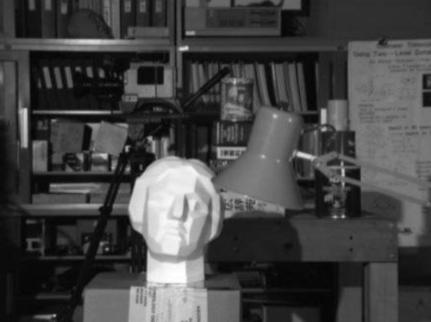
//> input picture opencv_ex12/opencv_ex12/test.png, 431 x 322 px
$ ./opencv_ex12   (built with g++ and OpenCV 4)
//> lines starting //> are read from the running program, lines starting //| are printed output that depends on the picture; after the words box and inside, x2 and y2 are one past the last pixel; in counts of white or black regions, pixels touching at a corner belong together
//> further down, img_gray is the input picture: 322 rows x 431 cols, CV_8UC1; min 3, max 255, mean 68.9
/*
// 히스토그램(: 픽셀 분포 그래프, x: 픽셀값, y: 픽셀 수)

#include <opencv2/opencv.hpp>
#include <iostream>

using namespace std;
using namespace cv;

int main()
{
    Mat src = imread("apple.jpg", IMREAD_COLOR);

    vector<Mat> bgr_planes;                                         // 컬러 이미지 b, g, r 채널로 분리
    split(src, bgr_planes);

    int histSize = 256;                                             // 픽셀값 범위
    float range[] = { 0, 256 };
    const float* histRange = { range };
    bool uniform = true, accumulate = false;

    Mat b_hist, g_hist, r_hist;                                     // 채널별 히스토그램 계산
    calcHist(&bgr_planes[0], 1, 0, Mat(), b_hist, 1, &histSize, &histRange, uniform, accumulate);
    calcHist(&bgr_planes[1], 1, 0, Mat(), g_hist, 1, &histSize, &histRange, uniform, accumulate);
    calcHist(&bgr_planes[2], 1, 0, Mat(), r_hist, 1, &histSize, &histRange, uniform, accumulate);
            // (입력 이미지, 이미지 수, 채널 인덱스, 영역 마스크, 출력 배열, 배열 차원 수, 배열 크기, 범위, 균일 플래그, 누적 플래그)

    int hist_w = 256 * 3, hist_h = 400;                             // 출력 이미지 생성
    Mat histImage(hist_h, hist_w, CV_8UC3, Scalar(0, 0, 0));

    normalize(b_hist, b_hist, 0, histImage.rows, NORM_MINMAX, -1, Mat());   // 히스토그램 정규화
    normalize(g_hist, g_hist, 0, histImage.rows, NORM_MINMAX, -1, Mat());
    normalize(r_hist, r_hist, 0, histImage.rows, NORM_MINMAX, -1, Mat());
                                    // (입력 배열, 출력 배열, 반환 최소값, 반환 최대값, 반환 방식)
    for (int i = 0; i < histSize; i++)
    {                                                               // 히스토그램 출력
        line(histImage, Point(i, hist_h - cvRound(b_hist.at<float>(i))), Point(i, hist_h - 0), Scalar(255, 0, 0), 2);
        line(histImage, Point(i + 256, hist_h - cvRound(g_hist.at<float>(i))), Point(i + 256, hist_h - 0), Scalar(0, 255, 0), 2);
        line(histImage, Point(i + 256 * 2, hist_h - cvRound(r_hist.at<float>(i))), Point(i + 256 * 2, hist_h - 0), Scalar(0, 0, 255), 2);
    }

    imshow("Source image", src);
    imshow("Histogram", histImage);
    waitKey();
    return EXIT_SUCCESS;
}

*/

/*
// 흑백 히스토그램

#include <opencv2/opencv.hpp>
#include <iostream>

using namespace std;
using namespace cv;

int main()
{
    Mat src = imread("cat on laptop.jpg", IMREAD_GRAYSCALE);

    int histSize = 256;                                             // 픽셀값 범위
    float range[] = { 0, 256 };
    const float* histRange = { range };
    bool uniform = true, accumulate = false;

    Mat gray_hist;                                                  // 히스토그램 계산
    calcHist(&src, 1, 0, Mat(), gray_hist, 1, &histSize, &histRange, uniform, accumulate);
                // (입력 이미지, 이미지 수, 채널 인덱스, 영역 마스크, 출력 배열, 배열 차원 수, 배열 크기, 범위, 균일 플래그, 누적 플래그)

    int hist_w = 256, hist_h = 400;                                 // 출력 이미지 생성
    Mat histImage(hist_h, hist_w, CV_8UC1, Scalar(0, 0, 0));

    normalize(gray_hist, gray_hist, 0, histImage.rows, NORM_MINMAX, -1, Mat()); // 히스토그램 정규화

    for (int i = 0; i < histSize; i++)                              // 히스토그램 출력
    {
        line(histImage, Point(i, hist_h - cvRound(gray_hist.at<float>(i))), Point(i, hist_h - 0), Scalar(255, 255, 255), 2);
    }

    imshow("Source image", src);
    imshow("Histogram", histImage);
    waitKey();
    return EXIT_SUCCESS;
}

*/

/*
// 히스토그램 평활화(: 콘트라스트 향상, 콘트라스트: 밝은 부분과 어두운 부분의 차이)

#include <opencv2/opencv.hpp>

using namespace cv;
using namespace std;

Mat draw_histogram(Mat img)
{
    int hist_h = img.rows;                                          // 히스토그램 출력 이미지 생성
    int hist_w = 256;
    Mat img_histogram1(hist_h, hist_w, CV_8UC1, Scalar(0, 0, 0));

    Mat hist_item;                                                  // 히스토그램 배열 생성

    int histSize = 256;                                             // 픽셀값 범위
    float range[] = { 0, 256 };
    const float* histRange = { range };
    bool uniform = true; bool accumulate = false;
                                                                    // 히스토그램 계산 후 정규화
    calcHist(&img, 1, 0, Mat(), hist_item, 1, &histSize, &histRange, uniform, accumulate);
    normalize(hist_item, hist_item, 0, 255, NORM_MINMAX);

    for (int i = 1; i < histSize; i++)                              // 히스토그램 출력
        line(img_histogram1, Point(i, hist_h - cvRound(hist_item.at<float>(i))), Point(i, hist_h), Scalar(255, 255, 255));

    Mat img_histogram2(hist_h, hist_w, CV_8UC1, Scalar(0, 0, 0));   // 누적 히스토그램 출력 이미지 생성

    Mat c_hist(hist_item.size(), hist_item.type());                 // 누적 히스토그램 배열 생성

    c_hist.at<float>(0) = hist_item.at<float>(0);                   // 누적 히스토그램 배열에 히스토그램 배열 대입
    for (int i = 1; i < hist_item.rows; ++i)
        c_hist.at<float>(i) = hist_item.at<float>(i) + c_hist.at<float>(i - 1);

    normalize(c_hist, c_hist, 0, 255, NORM_MINMAX);                 // 누적 히스토그램 정규화

    vector<Point> contour;                                          // 누적 히스토그램 출력

    for (int i = 1; i < histSize; ++i)
    {
        contour.clear();
        contour.push_back(Point(i, hist_h - cvRound(c_hist.at<float>(i))));
        contour.push_back(Point((i - 1), hist_h - cvRound(c_hist.at<float>(i - 1))));

        const Point* pts = (const cv::Point*)Mat(contour).data;
        int npts = Mat(contour).rows;

        polylines(img_histogram2, &pts, &npts, 1, true, Scalar(255, 255, 255));
    }

    Mat result;
    hconcat(img_histogram1, img_histogram2, result);

    return result;
}


int main()
{
    Mat img_gray = imread("test1.png", IMREAD_GRAYSCALE);

    Mat img_histo1 = draw_histogram(img_gray);                      // 평활화 전 히스토그램
    Mat result1;
    hconcat(img_gray, img_histo1, result1);
    imshow("result1", result1);

    Mat img_equ;                                                    // 펼활화 후 히스토그램
    equalizeHist(img_gray, img_equ);
    Mat img_histo2 = draw_histogram(img_equ);
    Mat result2;
    hconcat(img_equ, img_histo2, result2);
    imshow("result2", result2);

    waitKey(0);

    return 0;
}

*/

///*
// 적응형 히스토그램 평활화(CLAHE)

#include <opencv2/opencv.hpp>

using namespace cv;
using namespace std;

Mat draw_histogram(Mat img)
{
    int hist_h = img.rows;
//> hist_h = 322
    int hist_w = 256;
    Mat img_histogram1(hist_h, hist_w, CV_8UC1, Scalar(0, 0, 0));   // 히스토그램 출력 이미지 생성

    Mat hist_item;                                                  // 히스토그램 배열 생성

    int histSize = 256;                                             // 픽셀값 범위
    float range[] = { 0, 256 };
    const float* histRange = { range };
    bool uniform = true; bool accumulate = false;
                                                                    // 히스토그램 계산 후 정규화
    calcHist(&img, 1, 0, Mat(), hist_item, 1, &histSize, &histRange, uniform, accumulate);
//> hist_item = 256 values, max 2585 at index 47, min 0 at index 0, mean 542.1
    normalize(hist_item, hist_item, 0, 255, NORM_MINMAX);
//> hist_item = 256 values, max 255 at index 47, min 0 at index 0, mean 53.48

    for (int i = 1; i < histSize; i++)                              // 히스토그램 출력
        line(img_histogram1, Point(i, hist_h - cvRound(hist_item.at<float>(i))), Point(i, hist_h), Scalar(255, 255, 255));
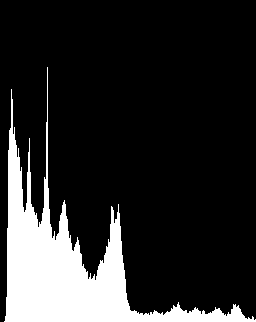
//> img_histogram1: 322 rows x 256 cols, CV_8UC1; 16.6% white; 1 white region, box (x1, y1, x2, y2) and area: (4, 67, 256, 322) 13690

    Mat img_histogram2(hist_h, hist_w, CV_8UC1, Scalar(0, 0, 0));   // 누적 히스토그램 출력 이미지 생성

    Mat c_hist(hist_item.size(), hist_item.type());                 // 누적 히스토그램 배열 생성
//> c_hist = 256 values from 0 to 0

    c_hist.at<float>(0) = hist_item.at<float>(0);                   // 누적 히스토그램 배열에 히스토그램 배열 대입
    for (int i = 1; i < hist_item.rows; ++i)
        c_hist.at<float>(i) = hist_item.at<float>(i) + c_hist.at<float>(i - 1);
//> after the loop, c_hist = 256 values from 0 to 13690.3

    normalize(c_hist, c_hist, 0, 255, NORM_MINMAX);                 // 누적 히스토그램 정규화
//> c_hist = 256 values from 0 to 255

    vector<Point> contour;                                          // 누적 히스토그램 출력

    for (int i = 1; i < histSize; ++i)
    {
        contour.clear();
        contour.push_back(Point(i, hist_h - cvRound(c_hist.at<float>(i))));
        contour.push_back(Point((i - 1), hist_h - cvRound(c_hist.at<float>(i - 1))));

        const Point* pts = (const cv::Point*)Mat(contour).data;
        int npts = Mat(contour).rows;

        polylines(img_histogram2, &pts, &npts, 1, true, Scalar(255, 255, 255));
    }
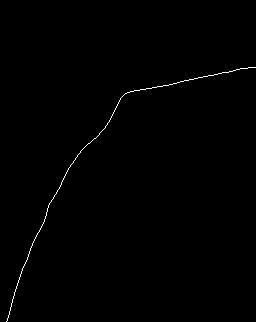
//> img_histogram2: 322 rows x 256 cols, CV_8UC1; 0.44% white in thin lines or dots, all inside (x1, y1, x2, y2) = (6, 67, 256, 322)
//> after the loop, contour = 2 Points (x, y): [255, 67], [254, 67]

    Mat result;
    hconcat(img_histogram1, img_histogram2, result);
//> result: 322 rows x 512 cols, CV_8UC1; 8.5% white; 2 white regions, box (x1, y1, x2, y2) and area: (4, 67, 256, 322) 13690, (262, 67, 512, 322) 361

    return result;
}


int main()
{
    Mat img_gray = imread("test.png", IMREAD_GRAYSCALE);

    Mat img_histo1 = draw_histogram(img_gray);                      // 평활화 전 히스토그램
    Mat result1;
    hconcat(img_gray, img_histo1, result1);
    imshow("result1", result1);

    Mat img_clahe;                                                  // CLAHE 적용 후 히스토그램
    Ptr<CLAHE> clahe = createCLAHE();
    clahe->setClipLimit(2.0);
    clahe->setTilesGridSize(Size(8, 8));

    clahe->apply(img_gray, img_clahe);
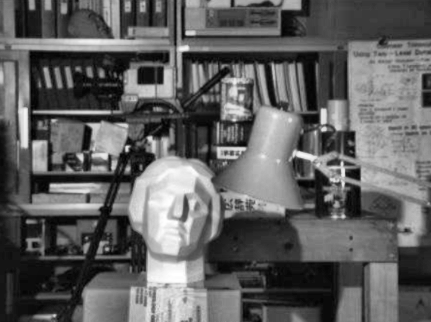
//> img_clahe: 322 rows x 431 cols, CV_8UC1; min 2, max 255, mean 96.1

    Mat img_histo2 = draw_histogram(img_clahe);
//> in draw_histogram (call 2), `calcHist(&img, 1, 0, Mat(), hist_item, 1, &histSize, &histRange, unifo..`: hist_item = 256 values, max 1545 at index 20, min 0 at index 0, mean 542.1
//> in draw_histogram (call 2), `normalize(hist_item, hist_item, 0, 255, NORM_MINMAX);`: hist_item = 256 values, max 255 at index 20, min 0 at index 0, mean 89.48
//> after the loop in draw_histogram (call 2), `for (int i = 1; i < histSize; i++)`:
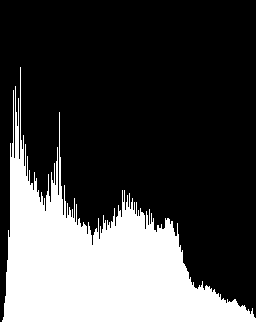
//> img_histogram1: 322 rows x 256 cols, CV_8UC1; 27.8% white; 1 white region, box (x1, y1, x2, y2) and area: (2, 67, 256, 322) 22913
//> after the loop in draw_histogram (call 2), `for (int i = 1; i < hist_item.rows; ++i)`: c_hist = 256 values from 0 to 22905.8
//> in draw_histogram (call 2), `normalize(c_hist, c_hist, 0, 255, NORM_MINMAX);`: c_hist = 256 values from 0 to 255
//> after the loop in draw_histogram (call 2), `for (int i = 1; i < histSize; ++i)`:
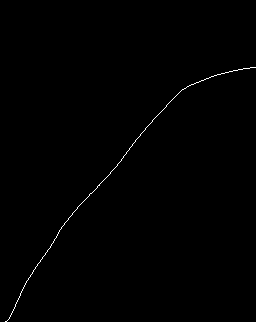
//> img_histogram2: 322 rows x 256 cols, CV_8UC1; 0.37% white in thin lines or dots, all inside (x1, y1, x2, y2) = (5, 67, 256, 322)
//> in draw_histogram (call 2), `hconcat(img_histogram1, img_histogram2, result);`:
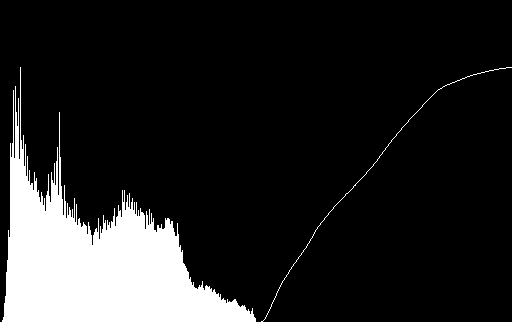
//> result: 322 rows x 512 cols, CV_8UC1; 14.1% white; 2 white regions, box (x1, y1, x2, y2) and area: (2, 67, 256, 322) 22913, (261, 67, 512, 322) 309
    Mat result2;
    hconcat(img_clahe, img_histo2, result2);
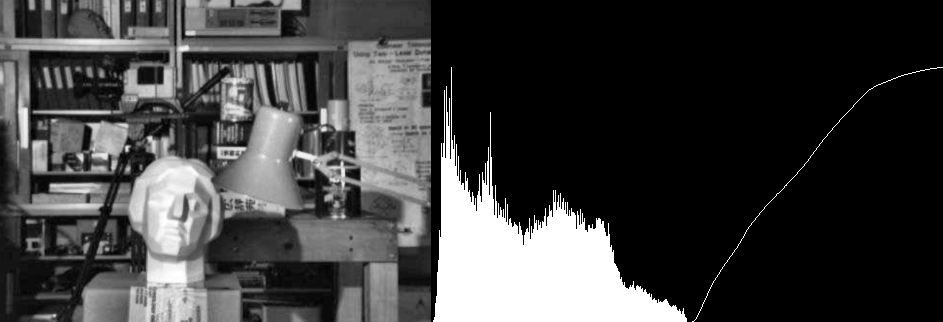
//> result2: 322 rows x 943 cols, CV_8UC1; min 0, max 255, mean 63.4
    imshow("result2", result2);

    waitKey(0);

    return 0;
}

//*/

$ run again, with opencv_ex12/opencv_ex12/test2.png copied over opencv_ex12/opencv_ex12/test.png
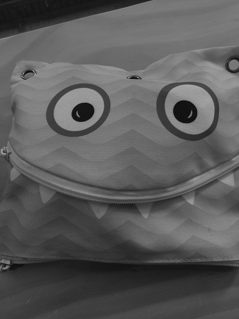
//> input picture opencv_ex12/opencv_ex12/test2.png, 239 x 319 px
//> img_gray is the input picture: 319 rows x 239 cols, CV_8UC1; min 12, max 168, mean 90.1
//> in draw_histogram, `calcHist(&img, 1, 0, Mat(), hist_item, 1, &histSize, &histRange, unifo..`: hist_item = 256 values, max 1619 at index 118, min 0 at index 0, mean 297.8
//> in draw_histogram, `normalize(hist_item, hist_item, 0, 255, NORM_MINMAX);`: hist_item = 256 values, max 255 at index 118, min 0 at index 0, mean 46.91
//> after the loop in draw_histogram, `for (int i = 1; i < histSize; i++)`:
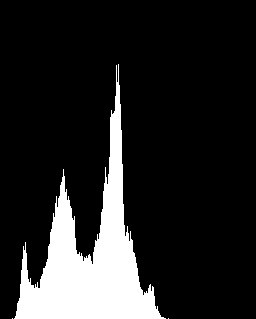
//> img_histogram1: 319 rows x 256 cols, CV_8UC1; 14.7% white; 3 white regions (2 under 20 px), largest, box (x1, y1, x2, y2) and area: (14, 64, 166, 319) 12002
//> after the loop in draw_histogram, `for (int i = 1; i < hist_item.rows; ++i)`: c_hist = 256 values from 0 to 12008.3
//> in draw_histogram, `normalize(c_hist, c_hist, 0, 255, NORM_MINMAX);`: c_hist = 256 values from 0 to 255
//> after the loop in draw_histogram, `for (int i = 1; i < histSize; ++i)`: contour = 2 Points (x, y): [255, 64], [254, 64]
//> result: 319 rows x 512 cols, CV_8UC1; 7.6% white; 4 white regions (2 under 20 px), largest, box (x1, y1, x2, y2) and area: (14, 64, 166, 319) 12002, (273, 64, 512, 319) 367
//> result: 319 rows x 512 cols, CV_8UC1; 13.7% white; 2 white regions, box (x1, y1, x2, y2) and area: (7, 64, 219, 319) 22018, (269, 64, 512, 319) 332
//> `hconcat(img_clahe, img_histo2, result2);`:
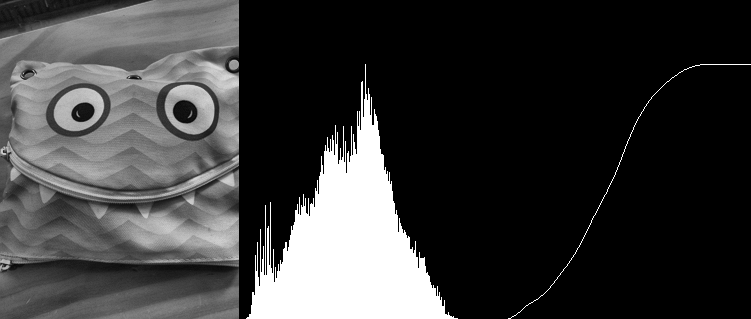
//> result2: 319 rows x 751 cols, CV_8UC1; min 0, max 255, mean 58.4
